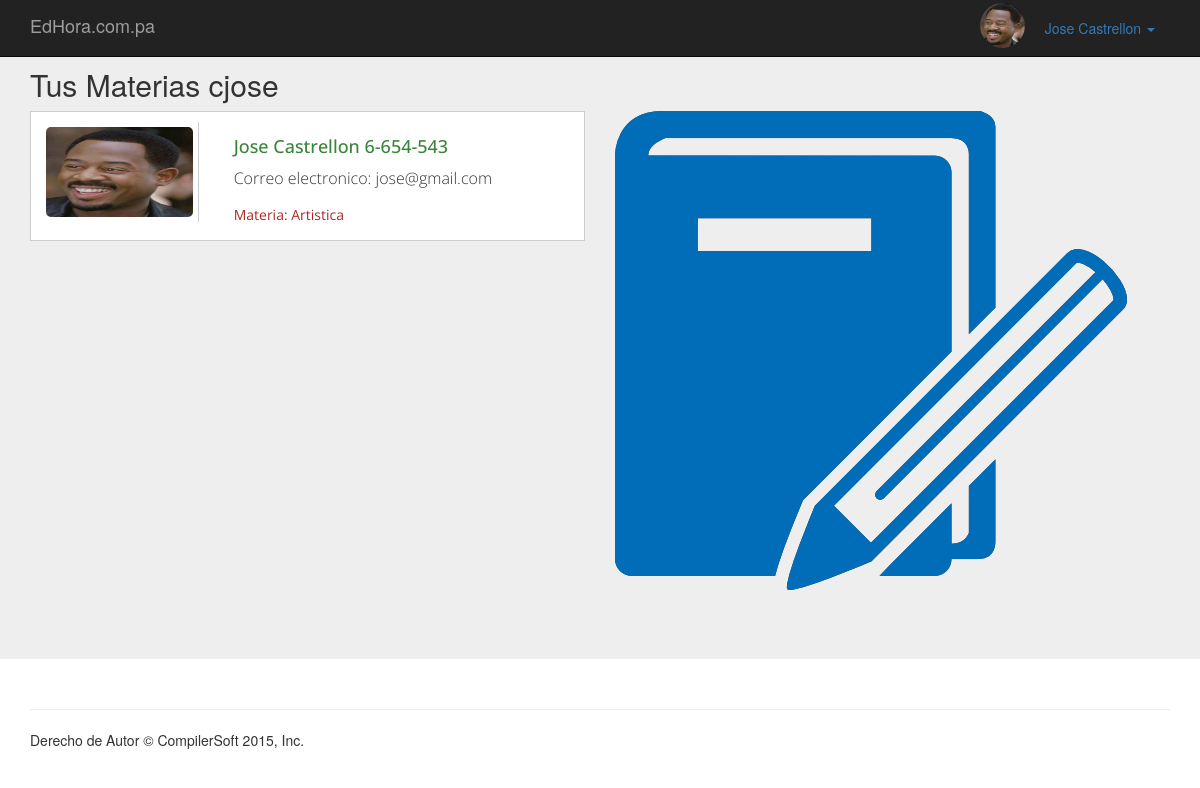
The page /pages/ver_materias.php (signed in) on the database its author committed.
### tables this page shows
CREATE TABLE `profesor` (
  `Id` int(100) NOT NULL,
  `Nombre` varchar(50) NOT NULL,
  `Apellido` varchar(50) NOT NULL,
  `id_curso` varchar(60) NOT NULL,
  `id_horarioProf` int(100) NOT NULL,
  `usuario` varchar(60) NOT NULL,
  `password` varchar(60) NOT NULL,
  `email` varchar(50) NOT NULL,
  `cedula` varchar(12) NOT NULL,
  `rol` int(2) NOT NULL,
  `perfil` varchar(100) NOT NULL
);

CREATE TABLE `cursos` (
  `id` int(100) NOT NULL,
  `id_curso` int(100) NOT NULL,
  `curso` varchar(60) NOT NULL
);

### server/conexion.php (called while the page is built, shortened)
<?php
$hostname = 'localhost';
$database = 'Educativa';
$username = 'root';
$password = '';
$con = new mysqli($hostname, $username,$password, $database);
if ($con -> connect_errno) {
    die( "Fallo la conexión a MySQL: (" . $con -> mysqli_connect_errno()
        . ") " . $con -> mysqli_connect_error());
}else{
    if(isset($_SESSION["profesor"]) == true && isset($_SESSION["rol_p"]) == true){
        $adm = "SELECT * FROM profesor INNER JOIN cursos ON (cursos.id_curso = profesor.id_curso) WHERE 1";
        $aquery = $con -> query($adm);
        while($r = $aquery -> fetch_array()){
            $usuario = $r["usuario"];
            $nombre = $r["Nombre"];
            $apellido = $r["Apellido"];
            $perfil  = $r["perfil"];
        }
    }
}

### pages/ver_materias.php (the view, shortened to what this page needs)
<?php
require_once ('../server/conexion.php');
?>
<html>
<head>
    <link type="text/css" href="css/stylesheet.css" rel="stylesheet">
    <link type="text/css" href="css/bootstrap.min.css" rel="stylesheet">
</head>
<body>
<?php
include ("../tools/header.php");
?>
<div class="jumbotron">
    <div class="container">
        <h2>Tus Materias <?php echo $usuario; ?></h2>
        <div class="row">
            <div class="col-lg-6">
                <div class="tareitas">
                    <?php
                    $p = "SELECT * FROM cursos INNER JOIN profesor ON (cursos.id_curso = profesor.id_curso) WHERE 1";
                    $x = $con -> query($p);
                    while($z = $x -> fetch_array()) {
                        ?>
                        <div class="tareas">
                            <div class="row">
                                <div class="col-lg-4">
                                    <div class="perfil">
                                        <img src="<?php echo $z["perfil"];?>"/>
                                    </div>
                                </div>
                                <div class="col-lg-8">
                                    <div class="inform">
                                        <h4><?php echo $z["Nombre"].' '.$z["Apellido"].' '.$z["cedula"];?></h4>
                                        <p>Correo electronico: <?php  echo $z["email"]; ?></p>
                                        <span>Materia: <?php echo $z["curso"];?></span>
                                    </div>
                                </div>
                            </div>
                        </div>
                        <?php
                    }
                    ?>
                </div>
            </div>
            <div class="col-lg-6">
                <div class="imagen">
                    <img src="images/materias.png"/>
                </div>
            </div>
        </div>
    </div>
</div>
<div class="container">
    <hr>
    <footer>
        <p>Derecho de Autor &copy; CompilerSoft 2015, Inc.</p>
    </footer>
</div>
</body>
</html>

### tools/header.php (shortened to what this page needs)
<nav class="navbar navbar-inverse navbar-fixed-top">
    <div class="container">
        <div class="navbar-header">
            <a class="navbar-brand" href="#">EdHora.com.pa</a>
        </div>
        <div id="navbar" class="navbar-collapse collapse">
            <form class="navbar-form navbar-right">
                <?php
                if(isset($usuario) == false){
                    ?>
                <div class="form-group">
                    <input type="text" id="usuario" placeholder="Usuario" class="form-control">
                </div>
                <div class="form-group">
                    <input type="password" id="password" placeholder="Contrase&ntilde;a" class="form-control">
                </div>
                <button type="button" class="btn btn-success" id="login">Ingresar</button>
                <?php
                }else{
                    if(isset($_SESSION["profesor"]) == true) {
                        ?>
                        <ul class="nav nav-pills">
                            <li role="presentation" class="dropdown">
                                <div class="images-user"><img src="<?php echo $perfil; ?>"></div>
                                <a class="dropdown-toggle" data-toggle="dropdown" href="inicio" role="button"
                                   aria-haspopup="true" aria-expanded="false"><?php echo $nombre . ' ' . $apellido; ?>
                                    <span class="caret"></span>
                                </a>
                            </li>
                        </ul>
                <?php
                    }
                }
                ?>
            </form>
        </div>
    </div>
</nav>

### css/stylesheet.css (style rules this page uses)
body { margin: 0; padding: 0; }
.images-user { width: 5px; border-radius: 100%; position: absolute; left:-50px; top: -5px; }
.images-user img { background-size: 100% 100%; border-radius: 100%; height: 45px; width: 45px; }
.tareitas { width: 100%; height: 500px; }
.tareas { background: #ffffff; width: 100%; padding: 10px; border: 1px solid #cccccc; }
.tareas h4 { font-family: "Open Sans", "sans-serif"; color: #398439; }
.tareas span { font-family: "Open Sans", "sans-serif"; font-size: 12px; color: #ac2925; display: block; }
.tareas .perfil { height:100px; border-right: 1px solid #cccccc; padding: 5px; }
.tareas .perfil img { background-size: 100% 100%; width: 100%; height:100%; border-radius: 5px; }
.tareas .inform { padding: 5px; text-align: left; }
.tareas .inform h4 { font-family:"Open Sans", "sans-serif"; color: #398439; }
.tareas .inform p { font-family: "Open Sans", "sans-serif"; font-size: 16px; }
.tareas .inform span { font-family: "Open Sans", "sans-serif"; font-size: 14px; color: #ac2925; display: block; }

### rows shown on the page
profesor: perfil (picture), Nombre "Jose", Apellido "Castrellon", usuario "cjose", cedula "6-654-543", email "jose@gmail.com", cursos.curso "Artistica"
